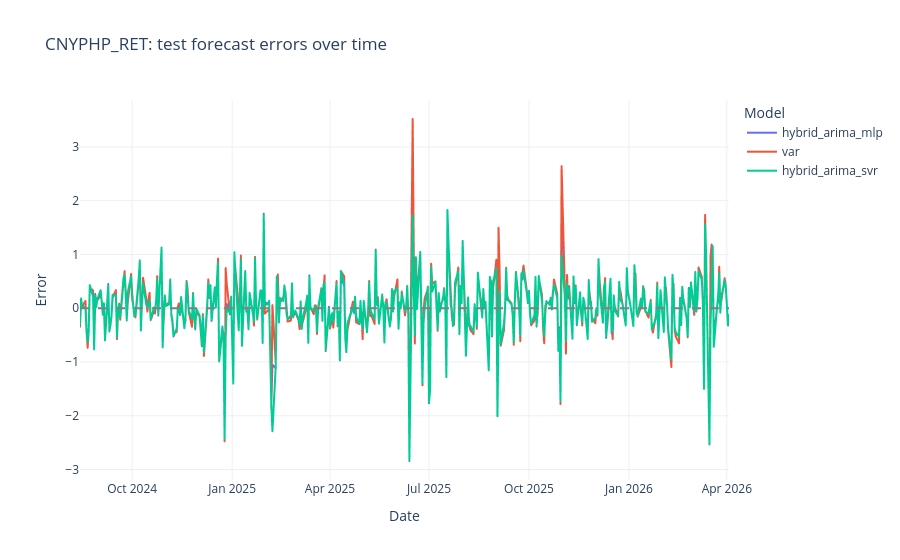
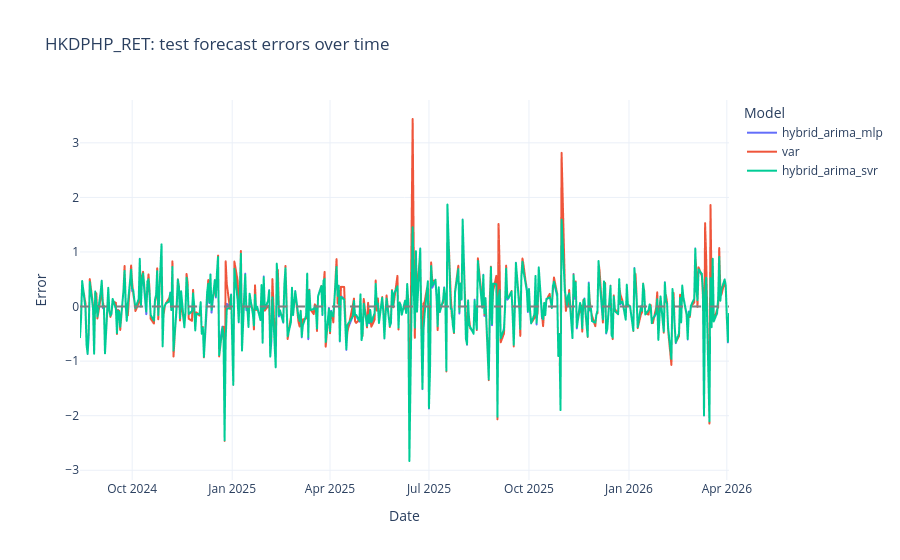
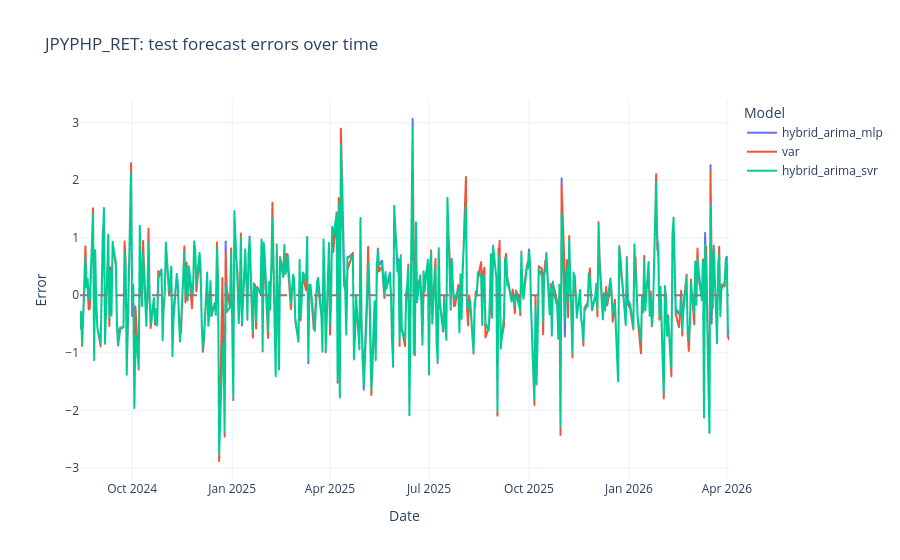
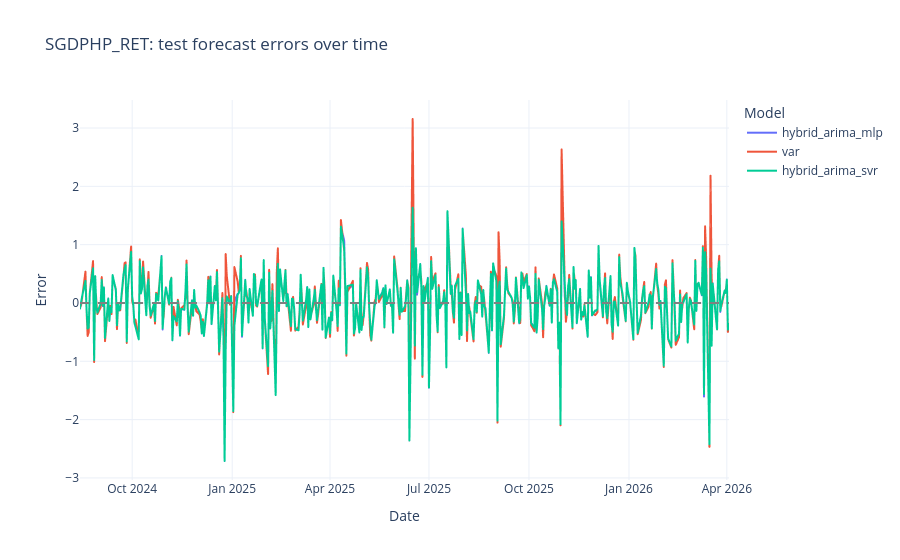

These figures' notebook cell, in order:
### Markdown cell above
## 8) Error Dynamics and Worst-Prediction Days

### Code cell
err_df = forecasts[forecasts['Set'] == 'test'].copy()
err_df['abs_error'] = err_df['Error'].abs()

worst_days = (
    err_df.sort_values('abs_error', ascending=False)
    .groupby(['Pair', 'Model'], as_index=False)
    .head(3)
    [['Date', 'Pair', 'Model', 'Actual', 'Forecast', 'Error', 'abs_error']]
)
display(worst_days)

for pair in sorted(err_df['Pair'].unique()):
    sub = err_df[(err_df['Pair'] == pair) & (err_df['Model'].isin(top_models))].sort_values('Date')
    fig = px.line(sub, x='Date', y='Error', color='Model', title=f'{pair}: test forecast errors over time', template='plotly_white')
    fig.add_hline(y=0, line_dash='dash', line_color='gray')
    fig.show()

### Figure 1 — Plotly figure (JSON) as saved in the notebook; plotly's stock layout.template omitted (floating-point values rounded to 4 significant figures; data arrays with more than 128 entries replaced by an {"elided": "..."} marker saying what was removed)
{"data": [{"hovertemplate": "Model=hybrid_arima_mlp<br>Date=%{x}<br>Error=%{y}<extra></extra>", "legendgroup": "hybrid_arima_mlp", "line": {"color": "#636efa", "dash": "solid"}, "marker": {"symbol": "circle"}, "mode": "lines", "name": "hybrid_arima_mlp", "showlegend": true, "type": "scattergl", "x": {"elided": "423 str values"}, "xaxis": "x", "y": {"elided": "423 float values"}, "yaxis": "y"}, {"hovertemplate": "Model=var<br>Date=%{x}<br>Error=%{y}<extra></extra>", "legendgroup": "var", "line": {"color": "#EF553B", "dash": "solid"}, "marker": {"symbol": "circle"}, "mode": "lines", "name": "var", "showlegend": true, "type": "scattergl", "x": {"elided": "423 str values"}, "xaxis": "x", "y": {"elided": "423 float values"}, "yaxis": "y"}, {"hovertemplate": "Model=hybrid_arima_svr<br>Date=%{x}<br>Error=%{y}<extra></extra>", "legendgroup": "hybrid_arima_svr", "line": {"color": "#00cc96", "dash": "solid"}, "marker": {"symbol": "circle"}, "mode": "lines", "name": "hybrid_arima_svr", "showlegend": true, "type": "scattergl", "x": {"elided": "423 str values"}, "xaxis": "x", "y": {"elided": "423 float values"}, "yaxis": "y"}], "layout": {"legend": {"title": {"text": "Model"}, "tracegroupgap": 0}, "shapes": [{"line": {"color": "gray", "dash": "dash"}, "type": "line", "x0": 0, "x1": 1, "xref": "x domain", "y0": 0, "y1": 0, "yref": "y"}], "title": {"text": "CNYPHP_RET: test forecast errors over time"}, "xaxis": {"anchor": "y", "domain": [0, 1], "title": {"text": "Date"}}, "yaxis": {"anchor": "x", "domain": [0, 1], "title": {"text": "Error"}}}}

### Figure 2 — Plotly figure (JSON) as saved in the notebook; plotly's stock layout.template omitted (floating-point values rounded to 4 significant figures; data arrays with more than 128 entries replaced by an {"elided": "..."} marker saying what was removed)
{"data": [{"hovertemplate": "Model=hybrid_arima_mlp<br>Date=%{x}<br>Error=%{y}<extra></extra>", "legendgroup": "hybrid_arima_mlp", "line": {"color": "#636efa", "dash": "solid"}, "marker": {"symbol": "circle"}, "mode": "lines", "name": "hybrid_arima_mlp", "showlegend": true, "type": "scattergl", "x": {"elided": "423 str values"}, "xaxis": "x", "y": {"elided": "423 float values"}, "yaxis": "y"}, {"hovertemplate": "Model=var<br>Date=%{x}<br>Error=%{y}<extra></extra>", "legendgroup": "var", "line": {"color": "#EF553B", "dash": "solid"}, "marker": {"symbol": "circle"}, "mode": "lines", "name": "var", "showlegend": true, "type": "scattergl", "x": {"elided": "423 str values"}, "xaxis": "x", "y": {"elided": "423 float values"}, "yaxis": "y"}, {"hovertemplate": "Model=hybrid_arima_svr<br>Date=%{x}<br>Error=%{y}<extra></extra>", "legendgroup": "hybrid_arima_svr", "line": {"color": "#00cc96", "dash": "solid"}, "marker": {"symbol": "circle"}, "mode": "lines", "name": "hybrid_arima_svr", "showlegend": true, "type": "scattergl", "x": {"elided": "423 str values"}, "xaxis": "x", "y": {"elided": "423 float values"}, "yaxis": "y"}], "layout": {"legend": {"title": {"text": "Model"}, "tracegroupgap": 0}, "shapes": [{"line": {"color": "gray", "dash": "dash"}, "type": "line", "x0": 0, "x1": 1, "xref": "x domain", "y0": 0, "y1": 0, "yref": "y"}], "title": {"text": "HKDPHP_RET: test forecast errors over time"}, "xaxis": {"anchor": "y", "domain": [0, 1], "title": {"text": "Date"}}, "yaxis": {"anchor": "x", "domain": [0, 1], "title": {"text": "Error"}}}}

### Figure 3 — Plotly figure (JSON) as saved in the notebook; plotly's stock layout.template omitted (floating-point values rounded to 4 significant figures; data arrays with more than 128 entries replaced by an {"elided": "..."} marker saying what was removed)
{"data": [{"hovertemplate": "Model=hybrid_arima_mlp<br>Date=%{x}<br>Error=%{y}<extra></extra>", "legendgroup": "hybrid_arima_mlp", "line": {"color": "#636efa", "dash": "solid"}, "marker": {"symbol": "circle"}, "mode": "lines", "name": "hybrid_arima_mlp", "showlegend": true, "type": "scattergl", "x": {"elided": "423 str values"}, "xaxis": "x", "y": {"elided": "423 float values"}, "yaxis": "y"}, {"hovertemplate": "Model=var<br>Date=%{x}<br>Error=%{y}<extra></extra>", "legendgroup": "var", "line": {"color": "#EF553B", "dash": "solid"}, "marker": {"symbol": "circle"}, "mode": "lines", "name": "var", "showlegend": true, "type": "scattergl", "x": {"elided": "423 str values"}, "xaxis": "x", "y": {"elided": "423 float values"}, "yaxis": "y"}, {"hovertemplate": "Model=hybrid_arima_svr<br>Date=%{x}<br>Error=%{y}<extra></extra>", "legendgroup": "hybrid_arima_svr", "line": {"color": "#00cc96", "dash": "solid"}, "marker": {"symbol": "circle"}, "mode": "lines", "name": "hybrid_arima_svr", "showlegend": true, "type": "scattergl", "x": {"elided": "423 str values"}, "xaxis": "x", "y": {"elided": "423 float values"}, "yaxis": "y"}], "layout": {"legend": {"title": {"text": "Model"}, "tracegroupgap": 0}, "shapes": [{"line": {"color": "gray", "dash": "dash"}, "type": "line", "x0": 0, "x1": 1, "xref": "x domain", "y0": 0, "y1": 0, "yref": "y"}], "title": {"text": "JPYPHP_RET: test forecast errors over time"}, "xaxis": {"anchor": "y", "domain": [0, 1], "title": {"text": "Date"}}, "yaxis": {"anchor": "x", "domain": [0, 1], "title": {"text": "Error"}}}}

### Figure 4 — Plotly figure (JSON) as saved in the notebook; plotly's stock layout.template omitted (floating-point values rounded to 4 significant figures; data arrays with more than 128 entries replaced by an {"elided": "..."} marker saying what was removed)
{"data": [{"hovertemplate": "Model=hybrid_arima_mlp<br>Date=%{x}<br>Error=%{y}<extra></extra>", "legendgroup": "hybrid_arima_mlp", "line": {"color": "#636efa", "dash": "solid"}, "marker": {"symbol": "circle"}, "mode": "lines", "name": "hybrid_arima_mlp", "showlegend": true, "type": "scattergl", "x": {"elided": "423 str values"}, "xaxis": "x", "y": {"elided": "423 float values"}, "yaxis": "y"}, {"hovertemplate": "Model=var<br>Date=%{x}<br>Error=%{y}<extra></extra>", "legendgroup": "var", "line": {"color": "#EF553B", "dash": "solid"}, "marker": {"symbol": "circle"}, "mode": "lines", "name": "var", "showlegend": true, "type": "scattergl", "x": {"elided": "423 str values"}, "xaxis": "x", "y": {"elided": "423 float values"}, "yaxis": "y"}, {"hovertemplate": "Model=hybrid_arima_svr<br>Date=%{x}<br>Error=%{y}<extra></extra>", "legendgroup": "hybrid_arima_svr", "line": {"color": "#00cc96", "dash": "solid"}, "marker": {"symbol": "circle"}, "mode": "lines", "name": "hybrid_arima_svr", "showlegend": true, "type": "scattergl", "x": {"elided": "423 str values"}, "xaxis": "x", "y": {"elided": "423 float values"}, "yaxis": "y"}], "layout": {"legend": {"title": {"text": "Model"}, "tracegroupgap": 0}, "shapes": [{"line": {"color": "gray", "dash": "dash"}, "type": "line", "x0": 0, "x1": 1, "xref": "x domain", "y0": 0, "y1": 0, "yref": "y"}], "title": {"text": "SGDPHP_RET: test forecast errors over time"}, "xaxis": {"anchor": "y", "domain": [0, 1], "title": {"text": "Date"}}, "yaxis": {"anchor": "x", "domain": [0, 1], "title": {"text": "Error"}}}}
